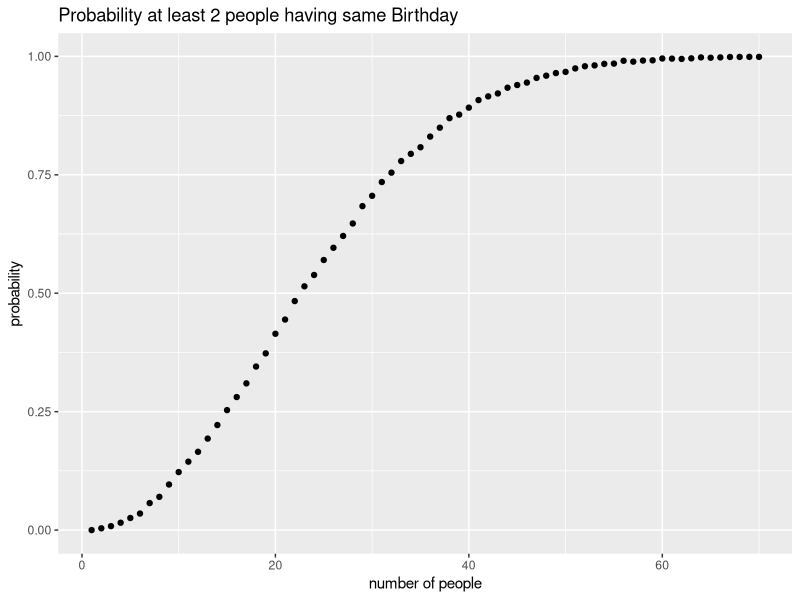
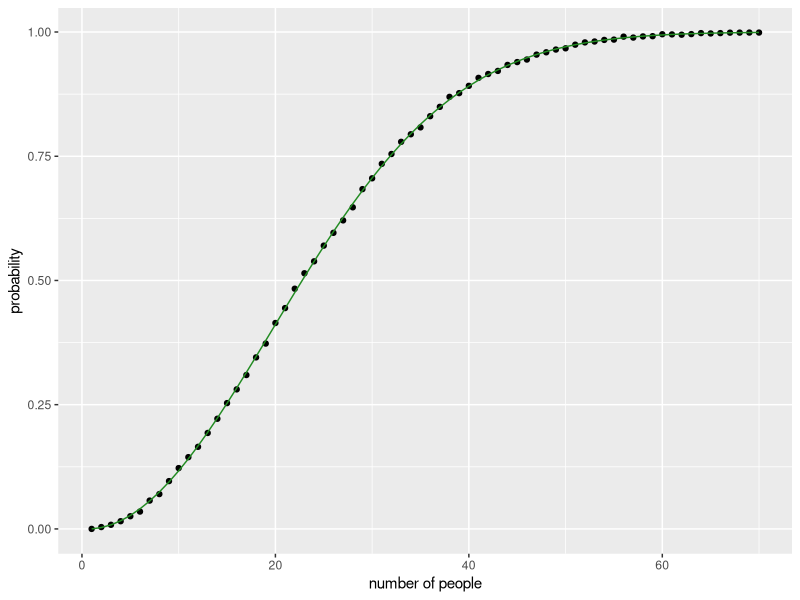
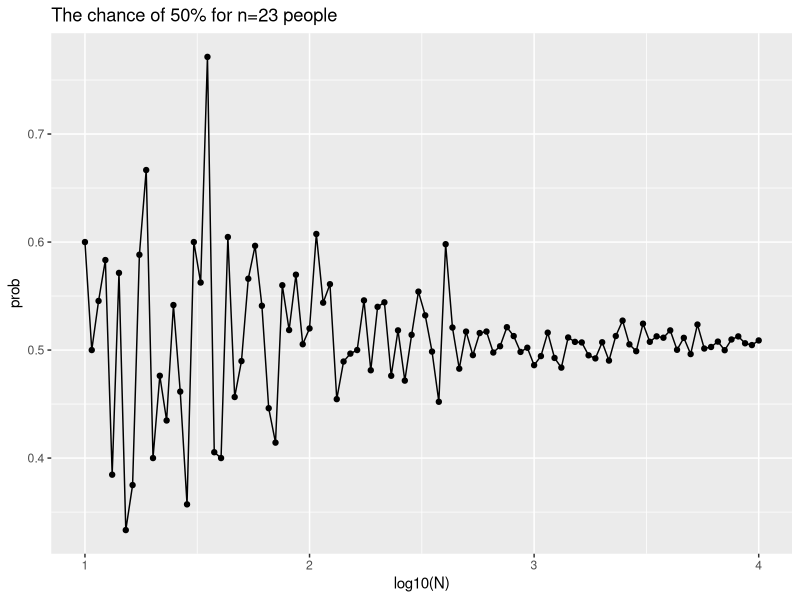

The R source for these figures, in order:
# Birthday problem ~ Harry Patria
# Part 1
n <-10
bd <- sample(1:365, n, replace = TRUE)
duplicated(c(1,2,3,4,2,3,5))

any(duplicated(bd))

N <- 10000
same_bd <-function(n){
  bd <-sample(1:365, n, replace = TRUE)
  any(duplicated(bd))
}

# Part 2
results <- replicate(N, same_bd(10))
mean(results, digits=3)

# a function to compute this for any group size
comp_prob <- function(n, N=10000){
  results <- replicate(N, same_bd(n))
  mean(results)
}
mean(results, digits=3)


n <- seq(1,70)
prob <- sapply(n, comp_prob)

library(tidyverse)
prob <- sapply(n, comp_prob)
qplot(n, prob, main="Probability at least 2 people having same Birthday", xlab="number of people", ylab = "probability")

# Part 3
est_prob <-function(n){
  prob_bd <-seq(365, 365-n+1)/365
  1-prod(prob_bd)
}

eprob <- sapply(n, est_prob)
qplot(n, prob, xlab="number of people", ylab = "probability") + geom_line(aes(n, eprob), col="forestgreen")

# The chance of 50% for n=23 people
N <- 10^seq(1, 4, len = 100)
est_prob <- function(N, n=23){
  same_day <- replicate(N, same_bd(n))
  mean(same_day)
}

prob <- sapply(N, est_prob)
qplot(log10(N), prob, main="The chance of 50% for n=23 people",geom = "line")+geom_point()
